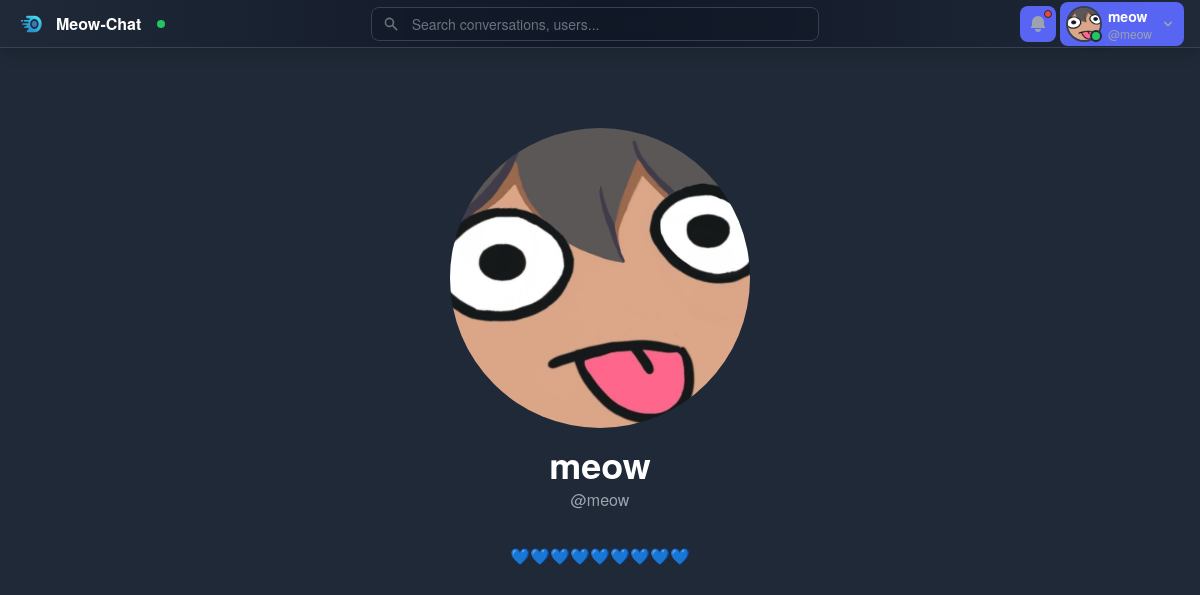
Screenshot of /profile/ (signed in) with the database file from the repository.
### a_users/models.py (models this page shows, shortened)
class Profile(models.Model):
    user = models.OneToOneField(User, on_delete=models.CASCADE)
    image = models.ImageField(upload_to='avatars/', null=True, blank=True)
    displayname = models.CharField(max_length=20, null=True, blank=True)
    info = models.TextField(null=True, blank=True)
    @property
    def name(self):
        if self.displayname:
            return self.displayname
        return self.user.username
    @property
    def avatar(self):
        if self.image:
            return self.image.url
        return f'{settings.STATIC_URL}images/avatar.svg'

### a_users/views.py (the view)
# urls.py: path('', profile_view, name="profile"),
def profile_view(request, username=None):
    if username:
        profile = get_object_or_404(User, username=username).profile
    else:
        try:
            profile = request.user.profile
        except:
            return redirect_to_login(request.get_full_path())
    return render(request, 'a_users/profile.html', {'profile':profile})

### a_home/cprocs.py (called while the page is built)
def project_title(request):
    return {
        'PROJECT_TITLE': settings.PROJECT_TITLE
    }

### a_users/templates/a_users/profile.html (shortened to what this page needs)
{% extends 'layouts/blank.html' %}
{% block content %}
<div class="max-w-lg mx-auto flex flex-col items-center pt-20 px-4">
    <img class="w-[300px] h-[300px] rounded-full object-cover mb-4" src="{{ profile.avatar }}" />
    <div class="text-center">
        <h1>{{ profile.name }}</h1>
        <div class="text-gray-400 mb-2 -mt-3">@{{ profile.user.username }}</div>
        {% if profile.info %}
        <div class="mt-8 hyphens-auto">{{ profile.info|linebreaksbr }}</div>
        {% endif %}
    </div>
</div>
{% endblock %}

### templates/layouts/blank.html
{% extends 'base.html' %}
{% block class %}bg-gray-800 text-white{% endblock %}
{% block layout %}
<div class="w-full h-full overflow-x-hidden">
    {% block content %}
    {% endblock %}
</div>
{% endblock %}

### templates/base.html (shortened to what this page needs)
{% load static %}
{% load django_htmx %}
<!DOCTYPE html>
<html lang="en">
<head>
    <script src="https://cdn.tailwindcss.com"></script>
</head>
<body hx-headers='{"X-CSRFToken": "{{ csrf_token }}"}' class="{% block class %}{% endblock %}">
    <div class="app-container">
        <header class="app-header">
            {% include 'includes/header.html' %}
        </header>
        <main class="app-content">
            {% block layout %}
            {% endblock %}
        </main>
    </div>
</body>
</html>

### templates/includes/header.html (shortened to what this page needs)
{% load static %}
<div class="h-12 bg-gradient-to-r from-gray-800 via-gray-900 to-gray-800 text-white border-b border-gray-700 shadow-lg">
    <div class="h-full flex items-center justify-between px-4">
        <div class="flex items-center space-x-4">
            <a class="flex items-center space-x-2 no-underline hover:no-underline text-white group" href="/">
                <div class="w-8 h-8  rounded-full flex items-center justify-center transition-all duration-300 group-hover:scale-110">
                    <img src="{% static 'bigicn.png' %}" alt="Logo" class="w-6 h-6">
                </div>
                <span class="font-bold text-base  from-indigo-400 to-purple-400 bg-clip-text   transition-all ">Meow-Chat</span>
            </a>
            <div id="online-user-count" class="flex items-center space-x-1 text-xs">
                <div class="w-2 h-2 bg-green-500 rounded-full animate-pulse"></div>
            </div>
        </div>
        <div class="flex-1 max-w-md mx-4 min-w-0">
            <div class="relative group">
                <input type="text" placeholder="Search conversations, users..."
                       class="w-full bg-gray-900/50 backdrop-blur-sm text-sm text-white placeholder-gray-500 border border-gray-700 rounded-lg px-4 py-1.5 pl-10 focus:outline-none focus:border-indigo-500 focus:bg-gray-900 transition-all duration-300 focus:shadow-lg focus:shadow-indigo-500/20">
            </div>
        </div>
        <nav class="flex items-center space-x-1">
            {% if request.user.is_authenticated %}
            <button class="relative p-2 text-gray-400 hover:text-white hover:bg-gray-700/50 rounded-lg transition-all duration-200 hover:scale-105" title="Notifications">
                <svg class="w-5 h-5" fill="currentColor" viewBox="0 0 20 20">
                    <path d="M10 2a6 6 0 00-6 6v3.586l-.707.707A1 1 0 004 14h12a1 1 0 00.707-1.707L16 11.586V8a6 6 0 00-6-6zM10 18a3 3 0 01-3-3h6a3 3 0 01-3 3z"/>
                </svg>
                <span class="absolute top-1 right-1 w-2 h-2 bg-red-500 rounded-full border border-gray-800"></span>
            </button>
            <div x-data="{ dropdownOpen: false }" class="relative">
                <button @click="dropdownOpen = !dropdownOpen" @click.away="dropdownOpen = false"
                        class="flex items-center space-x-2 px-2 py-1 hover:bg-gray-700/50 rounded-lg transition-all duration-200">
                    <div class="relative">
                        <img class="w-8 h-8 rounded-full object-cover ring-2 ring-gray-700 hover:ring-indigo-500 transition-all duration-300" src="{{ request.user.profile.avatar }}" alt="Avatar" />
                        <div class="absolute -bottom-0.5 -right-0.5 w-3 h-3 bg-green-500 border-2 border-gray-800 rounded-full shadow-lg"></div>
                    </div>
                    <div class="hidden sm:block text-left min-w-0 max-w-32">
                        <div class="text-sm font-semibold text-white truncate">{{ request.user.profile.name }}</div>
                        <div class="text-xs text-gray-400 truncate">@{{ request.user.username }}</div>
                    </div>
                </button>
            </div>
            {% endif %}
        </nav>
    </div>
</div>

### templates/base.html (style rules this page uses)
:root { --discord-primary: #5865f2; --discord-secondary: #4752c4; --discord-success: #3ba55d; --discord-warning: #faa81a; --discord-danger: #ed4245; --discord-background: #36393f; --discord-secondary-bg: #2f3136; --discord-tertiary-bg: #202225; --discord-channel-bg: #40444b; --discord-message-bg: #32353b; --discord-text-primary: #ffffff; --discord-text-secondary: #b9bbbe; --discord-text-muted: #72767d; --discord-accent: #7289da; --discord-hover: rgba(79, 84, 92, 0.16); --discord-active: rgba(79, 84, 92, 0.24); --discord-border: #40444b; --discord-online: #43b581; --discord-idle: #faa61a; --discord-dnd: #f04747; --discord-offline: #747f8d; --discord-input: #40444b; --discord-input-border: #202225; --discord-primary-hover: #4752c4; --discord-gray: #36393f; }
html, body { background-color: var(--discord-background); color: var(--discord-text-primary); font-family: 'Whitney', 'Helvetica Neue', Helvetica, Arial, sans-serif; margin: 0; padding: 0; overflow-x: hidden; width: 100%; height: 100vh; max-width: 100vw; }
.app-container { display: flex; flex-direction: column; height: 100vh; overflow: hidden; }
.app-header { flex-shrink: 0; height: 3rem; }
.app-content { flex: 1; overflow: hidden; min-height: 0; }
h1 { @apply text-4xl font-bold mb-4 text-white }
.button, button, [type='submit'], [type='button'] { background-color: var(--discord-primary); color: var(--discord-text-primary); @apply font-medium rounded transition-all cursor-pointer border-0; }
.textarea, textarea, input { background-color: var(--discord-tertiary-bg); color: var(--discord-text-primary); border: 1px solid var(--discord-border); @apply w-full rounded py-2 px-3; }
*, *::before, *::after { box-sizing: border-box; }
a { color: var(--discord-accent); text-decoration: none; }

### rows the page displays
Profile: avatar (picture), name "meow", user.username "meow", info "💙💙💙💙💙💙💙💙💙"

### other values shown
{{ request.user.profile.name }} "meow"
{{ request.user.username }} "meow"
